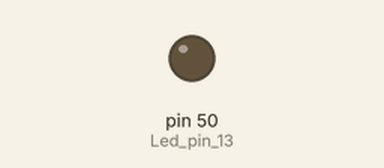
Bench run of a sketch on a simulated Arduino Mega 2560, built with avr-gcc and run on an emulated ATmega2560. On the bench: output pins drawn as LEDs (lit = HIGH). What the sketch prints to the serial monitor is not drawn.

Above: at 4.5 s.
At 9.5 s:
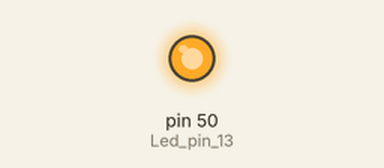
Timing chart, 0 to 13.0 s (numbered marks = the images above):
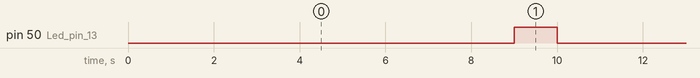

Measured:
- by itself, pin 50 (Led_pin_13): alternates HIGH for 1.0 s and LOW for 9.0 s

The sketch:

RIEGO.ino
```cpp
int Segundos = 0;

void setup() {
  // put your setup code here, to run once:
  Serial.begin(9600);
  pinMode(50, OUTPUT); // Led pin 13
}

void loop() {
  // put your main code here, to run repeatedly:

 Regador();

}

void Regador()
{
   /*
  1min     60seg
  60min    3600seg = 1 hora.
  */
  Segundos ++;
  Serial.print("segundos");
  Serial.print(Segundos);
  if (Segundos % 10 == 0)
  {
    digitalWrite(50, HIGH);
  }else{
    digitalWrite(50, LOW);
  }


  delay(1000); //DELAY DE UN SEGUNDO.
}
```
